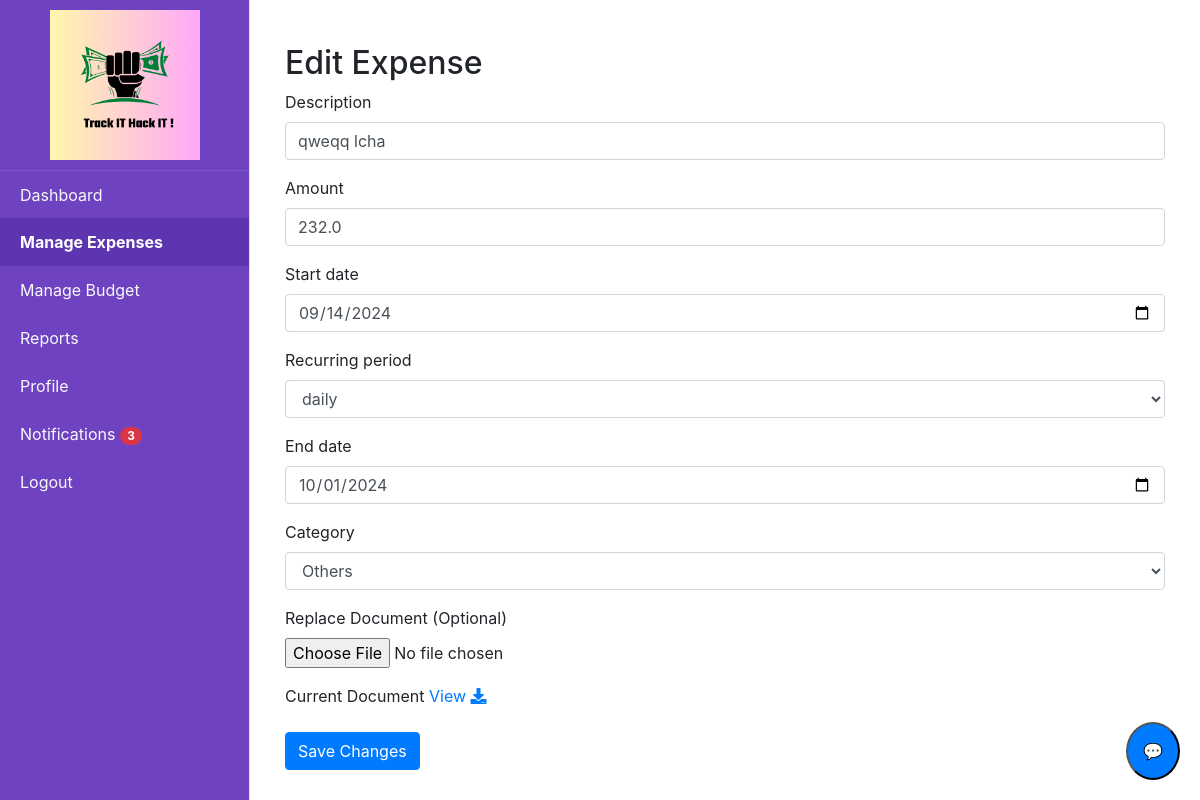
Screenshot of /edit_recurring_expense/1 (signed in) with the database file from the repository.
### tables this page shows
CREATE TABLE recurring_expenses (id INTEGER PRIMARY KEY AUTOINCREMENT, user_id INTEGER NOT NULL, description TEXT NOT NULL, amount REAL NOT NULL, start_date DATE NOT NULL, period TEXT NOT NULL, category_id INTEGER NOT NULL REFERENCES category (id), next_due_date DATE NOT NULL, end_date DATE, document TEXT, FOREIGN KEY (user_id) REFERENCES users (id));

CREATE TABLE choices (id INTEGER PRIMARY KEY AUTOINCREMENT, choice TEXT);

CREATE TABLE category (id INTEGER PRIMARY KEY AUTOINCREMENT, name TEXT NOT NULL, is_income INTEGER DEFAULT (0));

### app.py (the view, shortened to what this page needs)
@app.route('/edit_recurring_expense/<int:expense_id>', methods=['GET', 'POST'])
@login_required
def edit_recurring_expense(expense_id):
    expense = query_db('SELECT * FROM recurring_expenses WHERE id = ? AND user_id = ?', [expense_id, current_user.id], one=True)
    if not expense:
        flash('Expense not found or unauthorized access.', 'danger')
        return redirect(url_for('view_recurring_expenses'))
    categories = query_db('SELECT * FROM category')
    period = query_db('SELECT * FROM choices')
    return render_template('edit_recurring_expenses.html', expense=expense, categories=categories,period=period)

### app.py (called while the page is built)
@login_manager.user_loader
def load_user(user_id):
    return get_user_by_id(user_id)

@app.after_request
def after_request(response):
    response.headers["Cache-Control"] = "no-cache, no-store, must-revalidate"
    return response

@app.context_processor
def inject_unread_notifications():
    if current_user.is_authenticated:
        unread_count = query_db('''
            SELECT COUNT(*)
            FROM notifications
            WHERE user_id = ? AND is_read = 0
        ''', [current_user.id], one=True)
        return dict(unread_count=unread_count[0] if unread_count else 0)
    return dict(unread_count=0)

### database.py (called while the page is built)
def get_db():
    return sqlite3.connect(DATABASE)

def query_db(query, args=(), one=False):
    cur = get_db().execute(query, args)
    rv = cur.fetchall()
    cur.close()
    return (rv[0] if rv else None) if one else rv

def get_user_by_id(user_id):
    conn = sqlite3.connect(DATABASE)
    cursor = conn.cursor()
    cursor.execute('SELECT * FROM users WHERE id = ?', (user_id,))
    user = cursor.fetchone()
    conn.close()
    if user:
        return User(id=user[0], username=user[1], email=user[2], password=user[3])
    return None

### templates/edit_recurring_expenses.html
{% extends "home.html" %}
{% block content %}
<div class="container mt-4">
    <h2>Edit Expense</h2>
    <form action="{{ url_for('edit_recurring_expense', expense_id=expense[0]) }}" method="POST" enctype="multipart/form-data">
        <div class="form-group">
            <label for="description">Description</label>
            <input type="text" class="form-control" id="description" name="description" value="{{ expense[2] }}" required>
        </div>
        <div class="form-group">
            <label for="amount">Amount</label>
            <input type="number" step="0.01" class="form-control" id="amount" name="amount" value="{{ expense[3] }}" required>
        </div>
        <div class="form-group">
            <label for="date">Start date</label>
            <input type="date" class="form-control" id="Startdate" name="Startdate" value="{{ expense[4] }}" required>
        </div>
        <div class="form-group">
            <label for="category">Recurring period</label>
            <select class="form-control" id="period" name="period" required>
                {% for choice in period %}
                    <option value="{{ choice[1] }}" {% if expense[5] == choice[1] %}selected{% endif %}>{{ choice[1] }}</option>
                {% endfor %}
            </select>
        </div>
        <div class="form-group">
            <label for="date">End date</label>
            <input type="date" class="form-control" id="Enddate" name="Enddate" value="{{ expense[8] }}" required>
        </div>
        <div class="form-group">
            <label for="category">Category</label>
            <select class="form-control" id="category" name="category" required>
                {% for category in categories %}
                    <option value="{{ category[0] }}" {% if expense[6] == category[0] %}selected{% endif %}>{{ category[1] }}</option>
                {% endfor %}
            </select>
        </div>
        <div class="form-group">
            <label for="document">Replace Document (Optional)</label>
            <input type="file" class="form-control-file" id="document" name="document">
        </div>
       {% if expense[9] %}
        <div class="form-group">
            <label>Current Document</label>
             {% if expense[9] %}
              <a href="{{ url_for('uploaded_file', filename= expense[9]) }}" target="_blank">View</a></small>
            {% endif %}
                <a href="{{ url_for('download_file', filename=expense[9].split('/')[-1])  }}" class="fas fa-download"></a>
        </div>
    {% endif %}
        <button type="submit" class="btn btn-primary">Save Changes</button>
    </form>
</div>
{% endblock %}

### rows the page displays
recurring_expenses: description "qweqq lcha", amount "232.0", Startdate "09/14/2024", period "daily", Enddate "10/01/2024", category "Others"

### other values shown
{{ unread_count }} "3"
